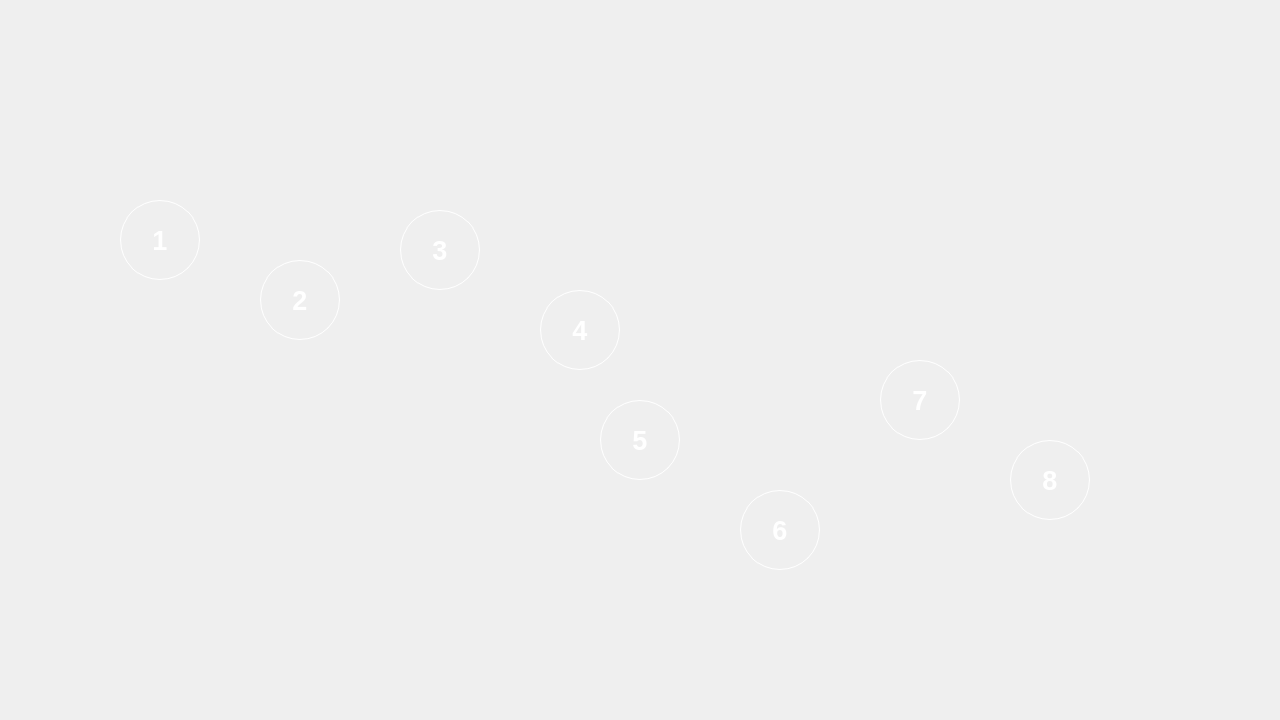
     <widget class="QWidget" name="pagehistoire">
      <widget class="QPushButton" name="Histoire1">
       <property name="geometry">
        <rect>
         <x>120</x>
         <y>200</y>
         <width>80</width>
         <height>80</height>
        </rect>
       </property>
       <property name="minimumSize">
        <size>
         <width>80</width>
         <height>80</height>
        </size>
       </property>
       <property name="maximumSize">
        <size>
         <width>70</width>
         <height>70</height>
        </size>
       </property>
       <property name="font">
        <font>
         <pointsize>20</pointsize>
         <bold>true</bold>
        </font>
       </property>
       <property name="styleSheet">
        <string notr="true">#Histoire1{
	background-color:qlineargradient(spread:pad, x1:0, y1:0, x2:1, y2:1, stop:0.606178 			rgba(255, 255, 255, 107));
	border: 1px solid rgb(255, 255, 255);
	border-radius: 40px;
	padding:10px;
	color : rgb(255, 255, 255);
}

#Histoire1:hover {
    background-color:qlineargradient(spread:pad, x1:0, y1:0, x2:1, y2:1, stop:0.606178 			rgba(255, 255, 255, 150));
}

#Histoire1:pressed {
    background-color: #9c2579;     
}

</string>
       </property>
       <property name="text">
        <string>1</string>
       </property>
      </widget>
      <widget class="QPushButton" name="Histoire2">
       <property name="geometry">
        <rect>
         <x>260</x>
         <y>260</y>
         <width>80</width>
         <height>80</height>
        </rect>
       </property>
       <property name="minimumSize">
        <size>
         <width>80</width>
         <height>80</height>
        </size>
       </property>
       <property name="maximumSize">
        <size>
         <width>70</width>
         <height>70</height>
        </size>
       </property>
       <property name="font">
        <font>
         <pointsize>20</pointsize>
         <bold>true</bold>
        </font>
       </property>
       <property name="styleSheet">
        <string notr="true">#Histoire2{
	background : url(:/img/Img/cadena.png) center center no-repeat;
	background-color:qlineargradient(spread:pad, x1:0, y1:0, x2:1, y2:1, stop:0.606178 			rgba(255, 255, 255, 107));
	border: 1px solid rgb(255, 255, 255);
	border-radius: 40px;
	padding:10px;
	color : rgb(255, 255, 255);
}

#Histoire2:hover {
    background-color:qlineargradient(spread:pad, x1:0, y1:0, x2:1, y2:1, stop:0.606178 			rgba(255, 255, 255, 150));
}

#Histoire2:pressed {
    background-color: #9c2579;     
}

</string>
       </property>
       <property name="text">
        <string>2</string>
       </property>
      </widget>
      <widget class="QWidget" name="verticalLayoutWidget_2">
       <property name="geometry">
        <rect>
         <x>10</x>
         <y>10</y>
         <width>1261</width>
         <height>701</height>
        </rect>
       </property>
       <layout class="QGridLayout" name="gridLayout_5">
        <property name="leftMargin">
         <number>100</number>
        </property>
        <property name="rightMargin">
         <number>100</number>
        </property>
        <property name="bottomMargin">
         <number>500</number>
        </property>
        <property name="spacing">
         <number>6</number>
        </property>
        <item row="1" column="0">
         <widget class="QLabel" name="label_4">
          <property name="font">
           <font>
            <pointsize>30</pointsize>
            <bold>true</bold>
           </font>
          </property>
          <property name="styleSheet">
           <string notr="true">background : url(:/img/Img/histoire.png) center center no-repeat;
border:none;</string>
          </property>
          <property name="text">
           <string/>
          </property>
          <property name="alignment">
           <set>Qt::AlignCenter</set>
          </property>
         </widget>
        </item>
       </layout>
      </widget>
      <widget class="QPushButton" name="Histoire3">
       <property name="geometry">
        <rect>
         <x>400</x>
         <y>210</y>
         <width>80</width>
         <height>80</height>
        </rect>
       </property>
       <property name="minimumSize">
        <size>
         <width>80</width>
         <height>80</height>
        </size>
       </property>
       <property name="maximumSize">
        <size>
         <width>70</width>
         <height>70</height>
        </size>
       </property>
       <property name="font">
        <font>
         <pointsize>20</pointsize>
         <bold>true</bold>
        </font>
       </property>
       <property name="styleSheet">
        <string notr="true">#Histoire3 {
	background : url(:/img/Img/cadena.png) center center no-repeat;
	background-color:qlineargradient(spread:pad, x1:0, y1:0, x2:1, y2:1, stop:0.606178 			rgba(255, 255, 255, 107));
	border: 1px solid rgb(255, 255, 255);
	border-radius: 40px;
	padding:10px;
	color : rgb(255, 255, 255);
}

#Histoire3:hover {
    background-color:qlineargradient(spread:pad, x1:0, y1:0, x2:1, y2:1, stop:0.606178 			rgba(255, 255, 255, 150));
}

#Histoire3:pressed {
    background-color: #9c2579;     
}

</string>
       </property>
       <property name="text">
        <string>3</string>
       </property>
      </widget>
      <widget class="QPushButton" name="Histoire4">
       <property name="geometry">
        <rect>
         <x>540</x>
         <y>290</y>
         <width>80</width>
         <height>80</height>
        </rect>
       </property>
       <property name="minimumSize">
        <size>
         <width>80</width>
         <height>80</height>
        </size>
       </property>
       <property name="maximumSize">
        <size>
         <width>70</width>
         <height>70</height>
        </size>
       </property>
       <property name="font">
        <font>
         <pointsize>20</pointsize>
         <bold>true</bold>
        </font>
       </property>
       <property name="styleSheet">
        <string notr="true">#Histoire4 {
	background : url(:/img/Img/cadena.png) center center no-repeat;
	background-color:qlineargradient(spread:pad, x1:0, y1:0, x2:1, y2:1, stop:0.606178 			rgba(255, 255, 255, 107));
	border: 1px solid rgb(255, 255, 255);
	border-radius: 40px;
	padding:10px;
	color : rgb(255, 255, 255);
}

#Histoire4:hover {
    background-color:qlineargradient(spread:pad, x1:0, y1:0, x2:1, y2:1, stop:0.606178 			rgba(255, 255, 255, 150));
}

#Histoire4:pressed {
    background-color: #9c2579;     
}

</string>
       </property>
       <property name="text">
        <string>4</string>
       </property>
      </widget>
      <widget class="QPushButton" name="Histoire5">
       <property name="geometry">
        <rect>
         <x>600</x>
         <y>400</y>
         <width>80</width>
         <height>80</height>
        </rect>
       </property>
       <property name="minimumSize">
        <size>
         <width>80</width>
         <height>80</height>
        </size>
       </property>
       <property name="maximumSize">
        <size>
         <width>70</width>
         <height>70</height>
        </size>
       </property>
       <property name="font">
        <font>
         <pointsize>20</pointsize>
         <bold>true</bold>
        </font>
       </property>
       <property name="styleSheet">
        <string notr="true">#Histoire5 {
	background : url(:/img/Img/cadena.png) center center no-repeat;
	background-color:qlineargradient(spread:pad, x1:0, y1:0, x2:1, y2:1, stop:0.606178 			rgba(255, 255, 255, 107));
	border: 1px solid rgb(255, 255, 255);
	border-radius: 40px;
	padding:10px;
	color : rgb(255, 255, 255);
}

#Histoire5:hover {
    background-color:qlineargradient(spread:pad, x1:0, y1:0, x2:1, y2:1, stop:0.606178 			rgba(255, 255, 255, 150));
}

#Histoire5:pressed {
    background-color: #9c2579;     
}

</string>
       </property>
       <property name="text">
        <string>5</string>
       </property>
      </widget>
      <widget class="QPushButton" name="Histoire6">
       <property name="geometry">
        <rect>
         <x>740</x>
         <y>490</y>
         <width>80</width>
         <height>80</height>
        </rect>
       </property>
       <property name="minimumSize">
        <size>
         <width>80</width>
         <height>80</height>
        </size>
       </property>
       <property name="maximumSize">
        <size>
         <width>70</width>
         <height>70</height>
        </size>
       </property>
       <property name="font">
        <font>
         <pointsize>20</pointsize>
         <bold>true</bold>
        </font>
       </property>
       <property name="styleSheet">
        <string notr="true">#Histoire6 {
	background : url(:/img/Img/cadena.png) center center no-repeat;
	background-color:qlineargradient(spread:pad, x1:0, y1:0, x2:1, y2:1, stop:0.606178 			rgba(255, 255, 255, 107));
	border: 1px solid rgb(255, 255, 255);
	border-radius: 40px;
	padding:10px;
	color : rgb(255, 255, 255);
}

#Histoire6:hover {
    background-color:qlineargradient(spread:pad, x1:0, y1:0, x2:1, y2:1, stop:0.606178 			rgba(255, 255, 255, 150));
}

#Histoire6:pressed {
    background-color: #9c2579;     
}

</string>
       </property>
       <property name="text">
        <string>6</string>
       </property>
      </widget>
      <widget class="QPushButton" name="Histoire7">
       <property name="geometry">
        <rect>
         <x>880</x>
         <y>360</y>
         <width>80</width>
         <height>80</height>
        </rect>
       </property>
       <property name="minimumSize">
        <size>
         <width>80</width>
         <height>80</height>
        </size>
       </property>
       <property name="maximumSize">
        <size>
         <width>70</width>
         <height>70</height>
        </size>
       </property>
       <property name="font">
        <font>
         <pointsize>20</pointsize>
         <bold>true</bold>
        </font>
       </property>
       <property name="styleSheet">
        <string notr="true">#Histoire7 {
	background : url(:/img/Img/cadena.png) center center no-repeat;
	background-color:qlineargradient(spread:pad, x1:0, y1:0, x2:1, y2:1, stop:0.606178 			rgba(255, 255, 255, 107));
	border: 1px solid rgb(255, 255, 255);
	border-radius: 40px;
	padding:10px;
	color : rgb(255, 255, 255);
}

#Histoire7:hover {
    background-color:qlineargradient(spread:pad, x1:0, y1:0, x2:1, y2:1, stop:0.606178 			rgba(255, 255, 255, 150));
}

#Histoire7:pressed {
    background-color: #9c2579;     
}

</string>
       </property>
       <property name="text">
        <string>7</string>
       </property>
      </widget>
      <widget class="QPushButton" name="Histoire8">
       <property name="geometry">
        <rect>
         <x>1010</x>
         <y>440</y>
         <width>80</width>
         <height>80</height>
        </rect>
       </property>
       <property name="minimumSize">
        <size>
         <width>80</width>
         <height>80</height>
        </size>
       </property>
       <property name="maximumSize">
        <size>
         <width>70</width>
         <height>70</height>
        </size>
       </property>
       <property name="font">
        <font>
         <pointsize>20</pointsize>
         <bold>true</bold>
        </font>
       </property>
       <property name="styleSheet">
        <string notr="true">#Histoire8 {
	background : url(:/img/Img/cadena.png) center center no-repeat;
	background-color:qlineargradient(spread:pad, x1:0, y1:0, x2:1, y2:1, stop:0.606178 			rgba(255, 255, 255, 107));
	border: 1px solid rgb(255, 255, 255);
	border-radius: 40px;
	padding:10px;
	color : rgb(255, 255, 255);
}

#Histoire8:hover {
    background-color:qlineargradient(spread:pad, x1:0, y1:0, x2:1, y2:1, stop:0.606178 			rgba(255, 255, 255, 150));
}

#Histoire8:pressed {
    background-color: #9c2579;     
}

</string>
       </property>
       <property name="text">
        <string>8</string>
       </property>
      </widget>
      <zorder>verticalLayoutWidget_2</zorder>
      <zorder>Histoire2</zorder>
      <zorder>Histoire1</zorder>
      <zorder>Histoire3</zorder>
      <zorder>Histoire4</zorder>
      <zorder>Histoire5</zorder>
      <zorder>Histoire6</zorder>
      <zorder>Histoire7</zorder>
      <zorder>Histoire8</zorder>
     </widget>
